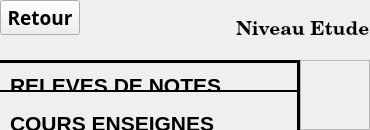
                   <widget class="QWidget" name="pageMatProfNotes">
                    <property name="styleSheet">
                     <string notr="true">*{
	color:black;
	font-weight:bold;
}
#pageMatProfNotes{
	background-color:#FAF4FA;
	color:black;
	
}

#niveauEtude,#label_4{
	color:black;
}

#btnRetourPage{
	color:black;
}
#comboType,
#comboAnnee,
#comboGPedag,
#comboAnnee2,
#comboGPedag2{
	border:2px solid black;
	background-color:white;
	color:black;
}
#btnAfficherReleve,
#btnAfficherDetails{
	background-color:#38B90E;
	text-align:center;
	color:white;
	border-radius:5px;
}
#btnAfficherReleve:hover{
	background-color:#1A1919;
}

#widget_10{
	border:3px solid black;
	border-left:none;
	border-bottom:none;
}

#widget_12{
	border-bottom:2px solid black;
}
#widget_11{
	border:2px solid black;
}</string>
                    </property>
                    <layout class="QVBoxLayout" name="verticalLayout_21">
                     <property name="spacing">
                      <number>0</number>
                     </property>
                     <property name="leftMargin">
                      <number>0</number>
                     </property>
                     <property name="topMargin">
                      <number>0</number>
                     </property>
                     <property name="rightMargin">
                      <number>0</number>
                     </property>
                     <property name="bottomMargin">
                      <number>0</number>
                     </property>
                     <item>
                      <widget class="QWidget" name="widget_8" native="true">
                       <property name="sizePolicy">
                        <sizepolicy hsizetype="Preferred" vsizetype="Preferred">
                         <horstretch>0</horstretch>
                         <verstretch>0</verstretch>
                        </sizepolicy>
                       </property>
                       <property name="minimumSize">
                        <size>
                         <width>0</width>
                         <height>60</height>
                        </size>
                       </property>
                       <layout class="QHBoxLayout" name="horizontalLayout_17">
                        <property name="spacing">
                         <number>0</number>
                        </property>
                        <property name="leftMargin">
                         <number>0</number>
                        </property>
                        <property name="topMargin">
                         <number>0</number>
                        </property>
                        <property name="rightMargin">
                         <number>0</number>
                        </property>
                        <property name="bottomMargin">
                         <number>0</number>
                        </property>
                        <item alignment="Qt::AlignLeft|Qt::AlignTop">
                         <widget class="QPushButton" name="btnRetourPage">
                          <property name="font">
                           <font>
                            <family>Century Gothic</family>
                            <pointsize>14</pointsize>
                            <weight>75</weight>
                            <bold>true</bold>
                           </font>
                          </property>
                          <property name="text">
                           <string>Retour</string>
                          </property>
                          <property name="icon">
                           <iconset resource="../QSS/QSS_Resources.qrc">
                            <normaloff>:/newPrefix/Icons/arrow-left-circle_focus.png</normaloff>:/newPrefix/Icons/arrow-left-circle_focus.png</iconset>
                          </property>
                          <property name="iconSize">
                           <size>
                            <width>50</width>
                            <height>50</height>
                           </size>
                          </property>
                         </widget>
                        </item>
                        <item alignment="Qt::AlignRight">
                         <widget class="QLabel" name="niveauEtude">
                          <property name="font">
                           <font>
                            <family>Century Schoolbook</family>
                            <pointsize>14</pointsize>
                            <weight>75</weight>
                            <bold>true</bold>
                           </font>
                          </property>
                          <property name="text">
                           <string>Niveau Etude</string>
                          </property>
                         </widget>
                        </item>
                       </layout>
                      </widget>
                     </item>
                     <item>
                      <widget class="QWidget" name="widget_9" native="true">
                       <property name="sizePolicy">
                        <sizepolicy hsizetype="Expanding" vsizetype="Expanding">
                         <horstretch>0</horstretch>
                         <verstretch>0</verstretch>
                        </sizepolicy>
                       </property>
                       <layout class="QHBoxLayout" name="horizontalLayout_15">
                        <property name="spacing">
                         <number>0</number>
                        </property>
                        <property name="leftMargin">
                         <number>0</number>
                        </property>
                        <property name="topMargin">
                         <number>0</number>
                        </property>
                        <property name="rightMargin">
                         <number>0</number>
                        </property>
                        <property name="bottomMargin">
                         <number>0</number>
                        </property>
                        <item>
                         <widget class="QWidget" name="widget_10" native="true">
                          <property name="minimumSize">
                           <size>
                            <width>300</width>
                            <height>0</height>
                           </size>
                          </property>
                          <property name="maximumSize">
                           <size>
                            <width>230</width>
                            <height>16777215</height>
                           </size>
                          </property>
                          <layout class="QVBoxLayout" name="verticalLayout_25">
                           <property name="leftMargin">
                            <number>0</number>
                           </property>
                           <property name="topMargin">
                            <number>0</number>
                           </property>
                           <property name="rightMargin">
                            <number>0</number>
                           </property>
                           <property name="bottomMargin">
                            <number>0</number>
                           </property>
                           <item>
                            <widget class="QWidget" name="widget_12" native="true">
                             <widget class="QLabel" name="label_4">
                              <property name="geometry">
                               <rect>
                                <x>10</x>
                                <y>10</y>
                                <width>221</width>
                                <height>31</height>
                               </rect>
                              </property>
                              <property name="font">
                               <font>
                                <pointsize>16</pointsize>
                                <weight>75</weight>
                                <bold>true</bold>
                                <underline>true</underline>
                               </font>
                              </property>
                              <property name="text">
                               <string>RELEVES DE NOTES</string>
                              </property>
                             </widget>
                             <widget class="QLabel" name="label_10">
                              <property name="geometry">
                               <rect>
                                <x>10</x>
                                <y>70</y>
                                <width>51</width>
                                <height>31</height>
                               </rect>
                              </property>
                              <property name="font">
                               <font>
                                <pointsize>12</pointsize>
                                <weight>75</weight>
                                <bold>true</bold>
                               </font>
                              </property>
                              <property name="text">
                               <string>Type</string>
                              </property>
                             </widget>
                             <widget class="QLabel" name="label_11">
                              <property name="geometry">
                               <rect>
                                <x>10</x>
                                <y>130</y>
                                <width>61</width>
                                <height>31</height>
                               </rect>
                              </property>
                              <property name="font">
                               <font>
                                <pointsize>12</pointsize>
                                <weight>75</weight>
                                <bold>true</bold>
                               </font>
                              </property>
                              <property name="text">
                               <string>Année</string>
                              </property>
                             </widget>
                             <widget class="QLabel" name="label_12">
                              <property name="geometry">
                               <rect>
                                <x>10</x>
                                <y>179</y>
                                <width>131</width>
                                <height>31</height>
                               </rect>
                              </property>
                              <property name="font">
                               <font>
                                <pointsize>12</pointsize>
                                <weight>75</weight>
                                <bold>true</bold>
                               </font>
                              </property>
                              <property name="text">
                               <string>G.Pédagogique</string>
                              </property>
                             </widget>
                             <widget class="QComboBox" name="comboType">
                              <property name="geometry">
                               <rect>
                                <x>60</x>
                                <y>70</y>
                                <width>231</width>
                                <height>31</height>
                               </rect>
                              </property>
                              <property name="font">
                               <font>
                                <pointsize>12</pointsize>
                                <weight>75</weight>
                                <bold>true</bold>
                               </font>
                              </property>
                              <property name="inputMethodHints">
                               <set>Qt::ImhNone</set>
                              </property>
                              <property name="currentText">
                               <string>Valeur1</string>
                              </property>
                              <property name="modelColumn">
                               <number>0</number>
                              </property>
                              <item>
                               <property name="text">
                                <string>Valeur1</string>
                               </property>
                              </item>
                              <item>
                               <property name="text">
                                <string>Valeur2</string>
                               </property>
                              </item>
                             </widget>
                             <widget class="QComboBox" name="comboAnnee">
                              <property name="geometry">
                               <rect>
                                <x>70</x>
                                <y>131</y>
                                <width>221</width>
                                <height>31</height>
                               </rect>
                              </property>
                              <property name="font">
                               <font>
                                <pointsize>12</pointsize>
                                <weight>75</weight>
                                <bold>true</bold>
                               </font>
                              </property>
                             </widget>
                             <widget class="QComboBox" name="comboGPedag">
                              <property name="geometry">
                               <rect>
                                <x>140</x>
                                <y>180</y>
                                <width>151</width>
                                <height>31</height>
                               </rect>
                              </property>
                              <property name="font">
                               <font>
                                <pointsize>12</pointsize>
                                <weight>75</weight>
                                <bold>true</bold>
                               </font>
                              </property>
                             </widget>
                             <widget class="QPushButton" name="btnAfficherReleve">
                              <property name="geometry">
                               <rect>
                                <x>50</x>
                                <y>240</y>
                                <width>191</width>
                                <height>51</height>
                               </rect>
                              </property>
                              <property name="font">
                               <font>
                                <pointsize>14</pointsize>
                                <weight>75</weight>
                                <bold>true</bold>
                               </font>
                              </property>
                              <property name="cursor">
                               <cursorShape>PointingHandCursor</cursorShape>
                              </property>
                              <property name="text">
                               <string>Afficher</string>
                              </property>
                             </widget>
                            </widget>
                           </item>
                           <item>
                            <widget class="QWidget" name="widget_13" native="true">
                             <widget class="QComboBox" name="comboAnnee2">
                              <property name="geometry">
                               <rect>
                                <x>70</x>
                                <y>131</y>
                                <width>221</width>
                                <height>31</height>
                               </rect>
                              </property>
                              <property name="font">
                               <font>
                                <pointsize>12</pointsize>
                                <weight>75</weight>
                                <bold>true</bold>
                               </font>
                              </property>
                              <item>
                               <property name="text">
                                <string>2023</string>
                               </property>
                              </item>
                              <item>
                               <property name="text">
                                <string>2024</string>
                               </property>
                              </item>
                             </widget>
                             <widget class="QLabel" name="label_13">
                              <property name="geometry">
                               <rect>
                                <x>10</x>
                                <y>59</y>
                                <width>131</width>
                                <height>31</height>
                               </rect>
                              </property>
                              <property name="font">
                               <font>
                                <pointsize>12</pointsize>
                                <weight>75</weight>
                                <bold>true</bold>
                               </font>
                              </property>
                              <property name="text">
                               <string>G.Pédagogique</string>
                              </property>
                             </widget>
                             <widget class="QLabel" name="label_14">
                              <property name="geometry">
                               <rect>
                                <x>10</x>
                                <y>10</y>
                                <width>251</width>
                                <height>31</height>
                               </rect>
                              </property>
                              <property name="font">
                               <font>
                                <pointsize>16</pointsize>
                                <weight>75</weight>
                                <bold>true</bold>
                                <underline>true</underline>
                               </font>
                              </property>
                              <property name="text">
                               <string>COURS ENSEIGNES</string>
                              </property>
                             </widget>
                             <widget class="QPushButton" name="btnAfficherDetails">
                              <property name="geometry">
                               <rect>
                                <x>50</x>
                                <y>190</y>
                                <width>191</width>
                                <height>51</height>
                               </rect>
                              </property>
                              <property name="font">
                               <font>
                                <pointsize>14</pointsize>
                                <weight>75</weight>
                                <bold>true</bold>
                               </font>
                              </property>
                              <property name="cursor">
                               <cursorShape>PointingHandCursor</cursorShape>
                              </property>
                              <property name="text">
                               <string>Afficher</string>
                              </property>
                             </widget>
                             <widget class="QLabel" name="label_16">
                              <property name="geometry">
                               <rect>
                                <x>10</x>
                                <y>130</y>
                                <width>61</width>
                                <height>31</height>
                               </rect>
                              </property>
                              <property name="font">
                               <font>
                                <pointsize>12</pointsize>
                                <weight>75</weight>
                                <bold>true</bold>
                               </font>
                              </property>
                              <property name="text">
                               <string>Année</string>
                              </property>
                             </widget>
                             <widget class="QComboBox" name="comboGPedag2">
                              <property name="geometry">
                               <rect>
                                <x>140</x>
                                <y>60</y>
                                <width>151</width>
                                <height>31</height>
                               </rect>
                              </property>
                              <property name="font">
                               <font>
                                <pointsize>12</pointsize>
                                <weight>75</weight>
                                <bold>true</bold>
                               </font>
                              </property>
                              <item>
                               <property name="text">
                                <string>Groupe 1</string>
                               </property>
                              </item>
                              <item>
                               <property name="text">
                                <string>Groupe 2</string>
                               </property>
                              </item>
                             </widget>
                            </widget>
                           </item>
                          </layout>
                         </widget>
                        </item>
                        <item>
                         <widget class="QWidget" name="widget_11" native="true">
                          <layout class="QVBoxLayout" name="verticalLayout_26">
                           <property name="leftMargin">
                            <number>0</number>
                           </property>
                           <property name="topMargin">
                            <number>0</number>
                           </property>
                           <property name="rightMargin">
                            <number>0</number>
                           </property>
                           <property name="bottomMargin">
                            <number>0</number>
                           </property>
                           <item>
                            <widget class="QScrollArea" name="scrollArea">
                             <property name="widgetResizable">
                              <bool>true</bool>
                             </property>
                             <widget class="QWidget" name="scrollAreaWidgetContents">
                              <property name="geometry">
                               <rect>
                                <x>0</x>
                                <y>0</y>
                                <width>33</width>
                                <height>20</height>
                               </rect>
                              </property>
                              <layout class="QVBoxLayout" name="verticalLayout_27">
                               <item>
                                <layout class="QGridLayout" name="gridMatiereProf"/>
                               </item>
                              </layout>
                             </widget>
                            </widget>
                           </item>
                          </layout>
                         </widget>
                        </item>
                       </layout>
                      </widget>
                     </item>
                    </layout>
                   </widget>
